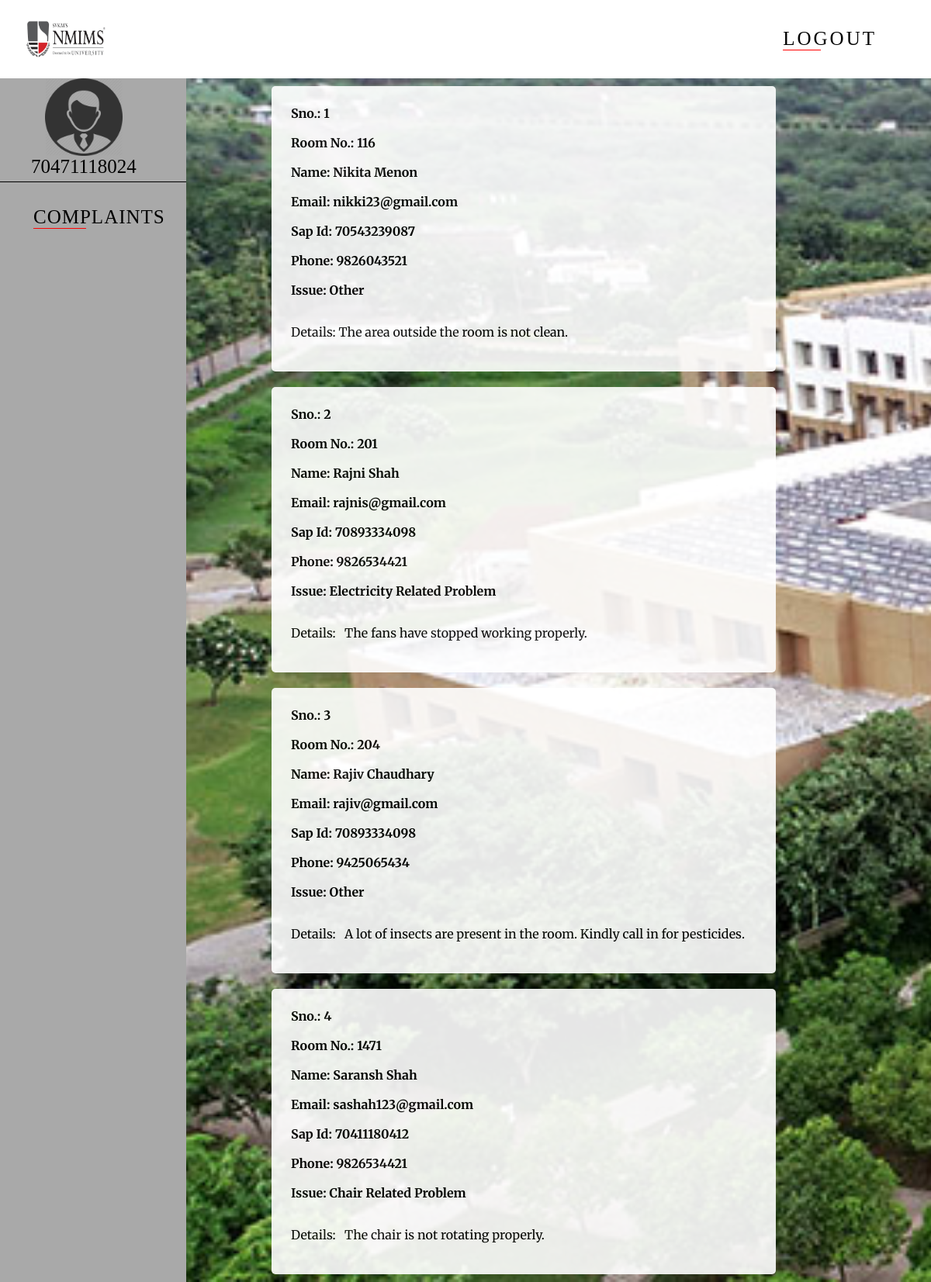
Screenshot of /a_posts.php (signed in) with the database file from the repository.
### tables this page shows
CREATE TABLE `register` (
  `Id` int(11) NOT NULL,
  `Roomno` int(7) NOT NULL,
  `Name` varchar(40) NOT NULL,
  `Email` varchar(40) NOT NULL,
  `SapId` varchar(20) NOT NULL,
  `Phone` varchar(20) NOT NULL,
  `Subject` varchar(30) NOT NULL,
  `Comments` varchar(500) NOT NULL
);

### a_posts.php (the view, shortened to what this page needs)
<?php
    $conn = mysqli_connect(DB_SERVER,DB_USER,DB_PASSWORD,DB_DATABASE) or die("unable to connect");
    $sql = "SELECT Id, Roomno, Name, Email, SapId,Phone,Subject,Comments FROM register order by Id asc";
    $result = $conn->query($sql);
?>
<!DOCTYPE html>
<html lang="en">
<head>
    <link rel="stylesheet" href="./home.css">
</head>
<body>
    <nav>
        <img id="logo" src="img\logo.png" alt="">
        <ul>
            <li id="navbar">
                <a href="logout.php">Logout</a>
            </li>
        </ul>
    </nav>
    <div class="box">
        <ul class="dashboard">
            <div class="profile">
                <img id="profile" src="src\profile.png" alt="">
                <a style="font-size: 25px" href="#"><?php echo $_SESSION["uname"] ?></a>
            </div>
            <hr>
            <div class="leftbox">
                <li id="left-box"><a href="a_posts.php" style="color: black">Complaints</a></li>
            </div>
        </ul>
        <div class="box2">
        <?php
            if ($result->num_rows > 0) {
                while($row = $result->fetch_assoc()) {
        ?>
            <div class="post-container">
                <label class="post">
                    <b><?php echo "Sno.: ".$row["Id"]; ?></b>
                </label>
                <br>
                <label class="post">
                    <b><?php echo "Room No.: ".$row["Roomno"]; ?></b>
                </label>
                <br>
                <label class="post">
                    <b><?php echo "Name: ".$row["Name"]; ?></b>
                </label>
                <br>
                <label class="post">
                    <b><?php echo "Email: ".$row["Email"]; ?></b>
                </label>
                <br>
                 <label class="post">
                    <b><?php echo "Sap Id: ".$row["SapId"]; ?></b>
                </label>
                <br>
                <label class="post">
                    <b><?php echo "Phone: ".$row["Phone"]; ?></b>
                </label>
                <br>
                <label class="post">
                    <b><?php echo "Issue: ".$row["Subject"]; ?></b>
                </label>
                <br>
               <label class="post">
                <p style="white-space:pre-wrap"><?php echo "Details: ".$row["Comments"]; ?></p>
                </label>
            </div>
        <?php
                }
        }
        ?>
    </div>
    </div>
</body>
</html>

### home.css (style rules this page uses)
body { background-image:url(img/shirpur3.jpg); background-repeat:no-repeat; background-size:cover; background-attachment: fixed; margin: 0px; padding: 0px; box-sizing: border-box; display: flex; flex-direction: column; }
nav { background-color:white; display: flex; justify-content: space-between; align-content: center; padding: 5px; max-height: 15vh; }
#logo { padding: 20px; max-width: 10%; max-height: 4%; }
ul { display: flex; }
#navbar { list-style: none; padding: 15px; font-family: 'Slabo 27px', serif; font-size: 25px; text-transform: uppercase; letter-spacing: 3px; margin-right: 50px; }
a { text-decoration: none; color: black }
.dashboard { background-color:darkgrey; display: flex; flex-direction: column; align-items: flex-start; justify-content: initial; margin: 0px; width: 200px; }
.leftbox { display: flex; flex-direction: column; margin-top: 20px; margin-bottom: 10px; }
#left-box { list-style: none; padding: 3px; font-family: 'Slabo 27px', serif; font-size: 25px; text-transform: uppercase; letter-spacing: 1px; }
.profile { display: flex; flex-direction: column; justify-content: center; align-items: center; }
#profile { width: 100px; height: 100px; }
hr { height: 1px; width: 10px; border: none; background: black; margin-left: -40px; width: 240px; margin-top: 5px; }
ul li:after { content: ""; display: block; height: 1px; width: 40%; margin: 0px; background: #f00; }
.post-container { background-color:white; opacity:0.9; display: flex; flex-direction: column; width: 600px; border-radius: 5px; padding: 25px; margin: 10px; }
.post { font-family: 'Merriweather', serif; }
.box { display: flex; }
.box2 { display: flex; flex-direction: column; padding-left: 100px; }

### rows the page displays
register: Id "1", Roomno "116", Name "Nikita Menon", Email "nikki23@gmail.com", SapId "70543239087", Phone "9826043521", Subject "Other", Comments "The area outside the room is not clean."
register: Id "2", Roomno "201", Name "Rajni Shah", Email "rajnis@gmail.com", SapId "70893334098", Phone "9826534421", Subject "Electricity Related Problem", Comments "The fans have stopped working properly."
register: Id "3", Roomno "204", Name "Rajiv Chaudhary", Email "rajiv@gmail.com", SapId "70893334098", Phone "9425065434", Subject "Other", Comments "A lot of insects are present in the room. Kindly call in for pesticides."
register: Id "4", Roomno "1471", Name "Saransh Shah", Email "sashah123@gmail.com", SapId "70411180412", Phone "9826534421", Subject "Chair Related Problem", Comments "The chair is not rotating properly."

### other values shown
$_SESSION["uname"] "70471118024"
